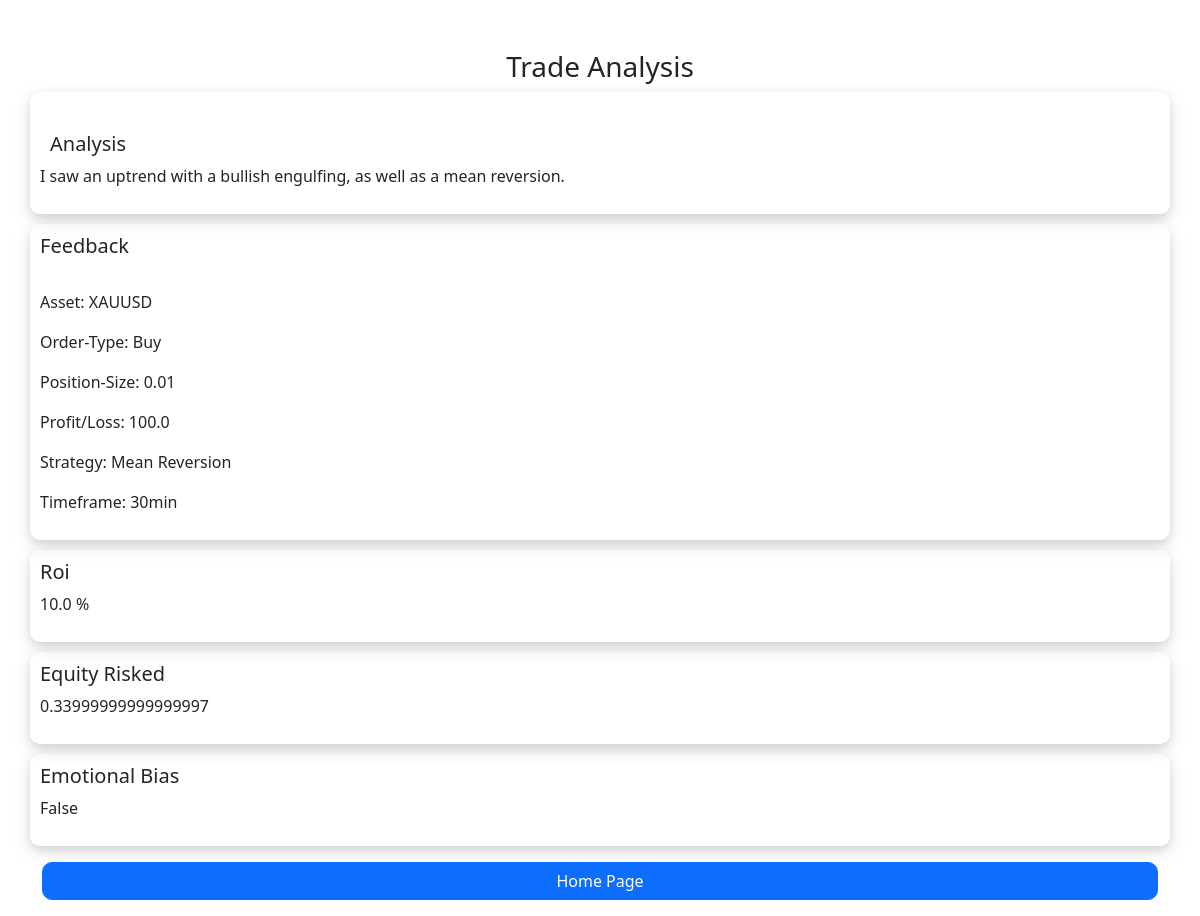
The app's page /trade_analysis/1 with its own data.
### horizonAI/models.py (models this page shows)
class NewTrade(models.Model):
    user = models.ForeignKey(User, on_delete=models.CASCADE, default='')
    symbol = models.CharField(max_length=150)
    order_type = models.CharField(max_length=10)
    position_size = models.FloatField()
    strategy = models.CharField(max_length=150, null=True, blank=True)
    analysis = models.CharField(max_length=5000, blank=True)
    timeframe = models.CharField(max_length=150)
    equity_before = models.FloatField()
    entry_date = models.DateTimeField()
    exit_date = models.DateTimeField()
    entry_point = models.FloatField()
    stop_loss = models.FloatField()
    exit_price = models.FloatField()
    take_profit = models.FloatField()
    outcome = models.CharField(max_length=100)
    emotional_bias = models.CharField(max_length=50, blank=True)
    amount = models.FloatField()
    roi = models.FloatField()
    equity_risked = models.FloatField(blank=True)
    possible_gain = models.FloatField(blank=True)
    equity_risked_percentage = models.FloatField(blank=True)
    possible_gain_percentage = models.FloatField(blank=True)
    reflection = models.CharField(max_length=5000, blank=True)

### horizonAI/views.py (the view)
# urls.py: path('trade_analysis/<int:identifier>', views.trade_analysis, name='trade_analysis'),
def trade_analysis(request, identifier):
    print(f'ID is {identifier}')
    unique_trade = NewTrade.objects.get(pk=identifier)
    context = {'context': unique_trade}
    return render(request, 'horizonAI/trade_analysis.html', context)

### horizonAI/templates/horizonAI/trade_analysis.html (shortened to what this page needs)
{% load static %}
<!DOCTYPE html>
<html lang="en">
    <head>
        <link href="{% static 'horizonAI/styles.css' %}" rel="stylesheet">
        <link href="https://cdn.jsdelivr.net/npm/bootstrap@5.2.3/dist/css/bootstrap.min.css" rel="stylesheet">
    </head>
    <body class="m-3">
        <h3 class="trade-analysis mb-2">Trade Analysis</h3>
        <div class="container">
            <div class="row trade-analysis-wrapper mb-3">
                <div>
                    <h5 class="analysis-header">Analysis</h5>
                    <p>{{ context.analysis }}</p>
                </div>
                <div>
                    <h5>Feedback</h5><br>
                    <p>Asset: {{ context.symbol }}</p>
                    <p>Order-Type: {{ context.order_type }}</p>
                    <p>Position-Size: {{ context.position_size }}</p>
                    <p>Profit/Loss: {{ context.amount }}</p>
                    <p>Strategy: {{ context.strategy }}</p>
                    <p>Timeframe: {{ context.timeframe }}</p>
                </div>
                <div>
                    <h5>Roi</h5>
                    <p>{{ context.roi }} %</p>
                </div>
                <div>
                    <h5>Equity Risked</h5>
                    <p>{{ context.equity_risked_percentage }}</p>
                </div>
                <div>
                    <h5>Emotional Bias</h5>
                    <p>{{ context.emotional_bias }}</p>
                </div>
            </div>
            <a href="/all_trades" class="btn btn-primary w-100" style="border-radius: 10px;">Home Page</a>
        </div>
    </body>
</html>

### horizonAI/static/horizonAI/styles.css (style rules this page uses)
.trade-analysis { text-align: center; margin-top: 50px; }
.analysis-header { margin-left: 10px; margin-top: 30px; }
.trade-analysis-wrapper { gap: 10px; }
.trade-analysis-wrapper > div { box-shadow: 0 4px 8px rgba(0, 0, 0, 0.1), 0 6px 20px rgba(0, 0, 0, 0.1); border-radius: 10px; padding: 10px; }

### records on screen
NewTrade: analysis "I saw an uptrend with a bullish engulfing, as well as a mean reversion.", symbol "XAUUSD", order_type "Buy", position_size "0.01", amount "100.0", strategy "Mean Reversion", timeframe "30min", roi "10.0", equity_risked_percentage "0.33999999999999997", emotional_bias "False"
